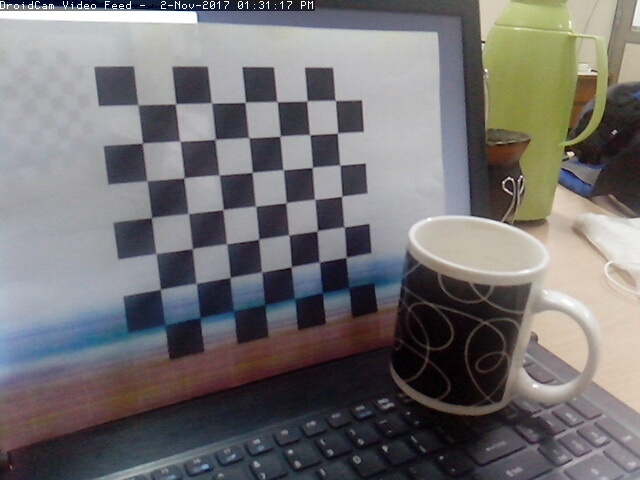
%> input picture C++/Otros/Prueba_Zhang_(Revisar_y_Borrar)/Capturas/cap0_v2.jpeg, 640 x 480 px
$ octave Chessboard_Detection.m   (GNU Octave 9; MATLAB toolbox functions it lacks are replaced by stand-ins)
%> lines starting %> are read from the running program, lines starting %| are printed output that depends on the picture
cam = imread('D:\Facultad\Proyecto\SL_Tests\Calibration\Test_Zhang\Capturas\cap0_v2.jpeg');
%> cam is the input picture: size 480x640x3 uint8; mean R, G, B 115.9, 113.5, 114.3
cam = rgb2gray(cam);
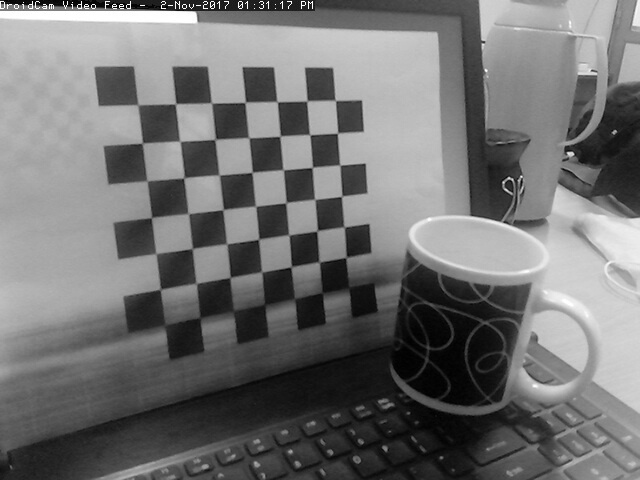
%> cam: size 480x640 uint8; min 0, max 255, mean 114.3
% Compute edge image
BW = edge(cam,'canny');
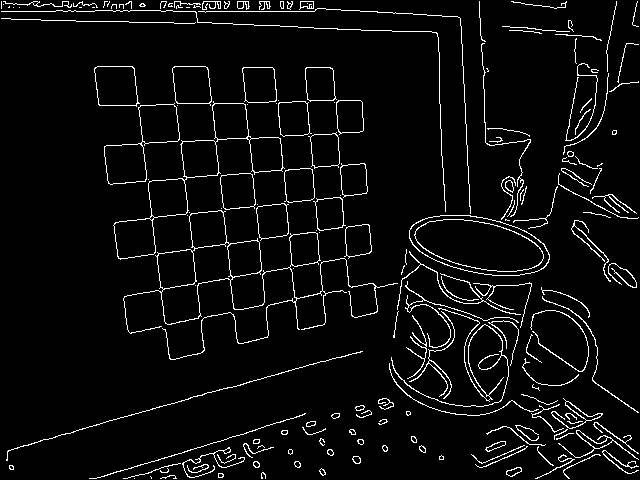
%> BW: size 480x640 logical; 4.9% white in thin lines or dots

% Compute Hough transform
[H theta rho] = hough(BW);
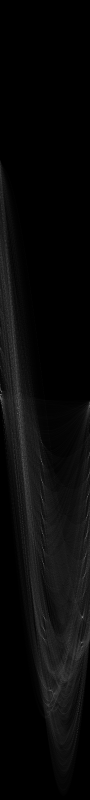
%> H: size 1599x180 double (shown at 1/2 size); min 0, max 255, mean 9.5
%> theta = 180 values from -90 to 89; rho = 1599 values from -799 to 799

% Find local maxima of Hough transform
numpeaks = 19;
thresh = ceil(0.1 * max(H(:)));
%> thresh = 26
P = houghpeaks(H,numpeaks,'threshold',thresh);
%> P = 19 rows, first 12: [789 1; 924 84; 1235 165; 1113 171; 1000 85; 1067 86; 1285 164; 1073 173; 789 4; 808 4; 1258 88; 828 36]

% Extract image lines
lines = houghlines(BW,theta,rho,P,'FillGap',50,'MinLength',60);
%> lines = 26 lines; longest, point1 to point2 (x, y): (106, 67) to (628, 474), (175, 89) to (639, 413), (203, 5) to (250, 457), (461, 19) to (484, 467), (269, 2) to (307, 434), (126, 5) to (175, 404)

%--------------------------------------------------------------------------
% Display results
%--------------------------------------------------------------------------
% Original image
figure; imshow(cam);

% Edge image
figure; imshow(BW);

% Hough transform
figure; image(theta,rho,imadjust(mat2gray(H)),'CDataMapping','scaled');
hold on; colormap(gray(256));
plot(theta(P(:,2)),rho(P(:,1)),'o','color','r');
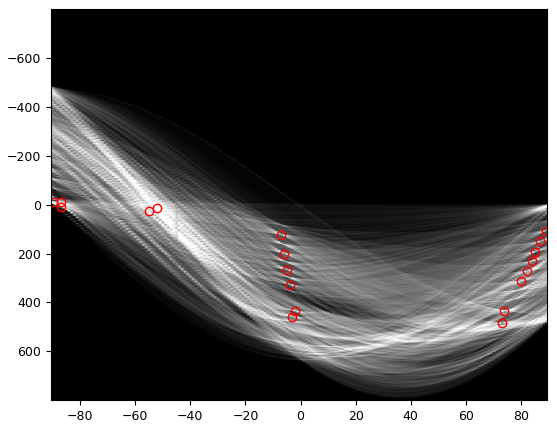
%> figure redrawn from the program's plot data

% Detected lines
figure; imshow(cam); hold on; n = size(cam,2);
%> after `n = size(cam,2)`: n = 640
for k = 1:length(lines)
    % Overlay kth line
    x = [lines(k).point1(1) lines(k).point2(1)];
    y = [lines(k).point1(2) lines(k).point2(2)];
    line = @(z) ((y(2) - y(1)) / (x(2) - x(1))) * (z - x(1)) + y(1);
    plot([1 n],line([1 n]),'Color','r');
end
%> this loop made 26 passes
%> (x, y) on passes 1 to 12: ([2 378], [12 12]), ([126 175], [5 404]), ([560 414], [293 335]), ([321 8], [362 452]), ([628 507], [208 230]), ([420 127], [245 297]), ([203 250], [5 457]), ([269 307], [2 434]), ([589 399], [328 387]), ([305 97], [415 479]), ([591 471], [194 211]), ([366 121], [225 260])
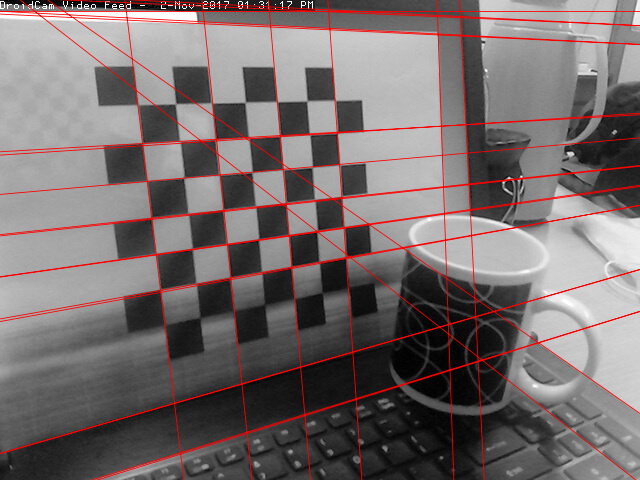
%> figure redrawn from the program's plot data

$ run again, with C++/Otros/Prueba_Zhang_(Revisar_y_Borrar)/Capturas/cap0_v3.jpeg copied over C++/Otros/Prueba_Zhang_(Revisar_y_Borrar)/Capturas/cap0_v2.jpeg
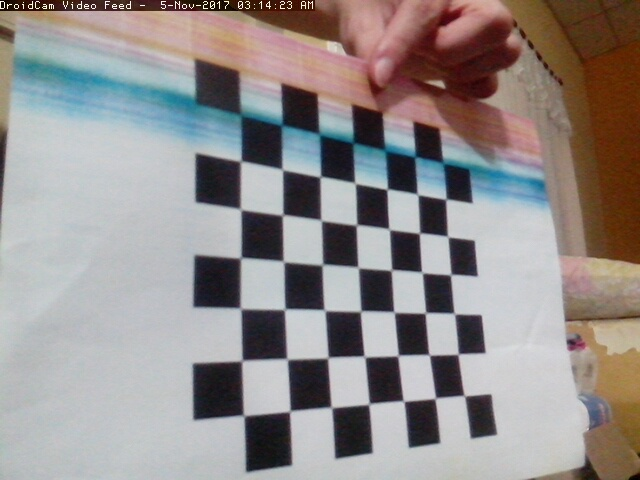
%> input picture C++/Otros/Prueba_Zhang_(Revisar_y_Borrar)/Capturas/cap0_v3.jpeg, 640 x 480 px
%> cam is the input picture: size 480x640x3 uint8; mean R, G, B 146.8, 140.7, 139.3
%> cam: size 480x640 uint8
%> `BW = edge(cam,'canny');`:
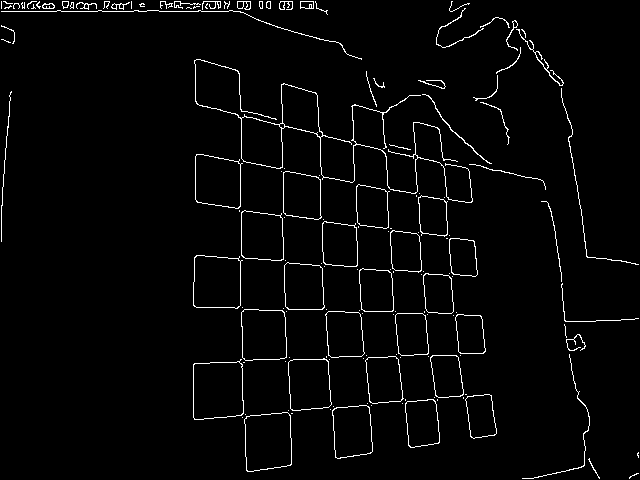
%> BW: size 480x640 logical; 2.7% white in thin lines or dots
%> theta = 180 values from -90 to 89; rho = 1599 values from -799 to 799
%> thresh = 22
%> P = 19 rows, first 12: [789 1; 1079 90; 747 15; 1037 90; 1109 88; 628 9; 1226 86; 798 17; 1235 176; 1203 87; 1170 179; 1172 87]
%> lines = 21 lines; longest, point1 to point2 (x, y): (353, 106) to (365, 455), (412, 96) to (436, 444), (436, 81) to (463, 396), (380, 87) to (402, 401), (315, 93) to (332, 405), (239, 72) to (244, 363)
%> the loop `for k = 1:length(lines)` made 21 passes
%> (x, y) on passes 1 to 8: ([2 241], [12 12]), ([282 286], [85 362]), ([197 470], [104 173]), ([239 244], [72 363]), ([315 332], [93 405]), ([197 474], [202 241]), ([558 636], [253 264]), ([436 463], [81 396])
%> after the loop `for k = 1:length(lines)`:
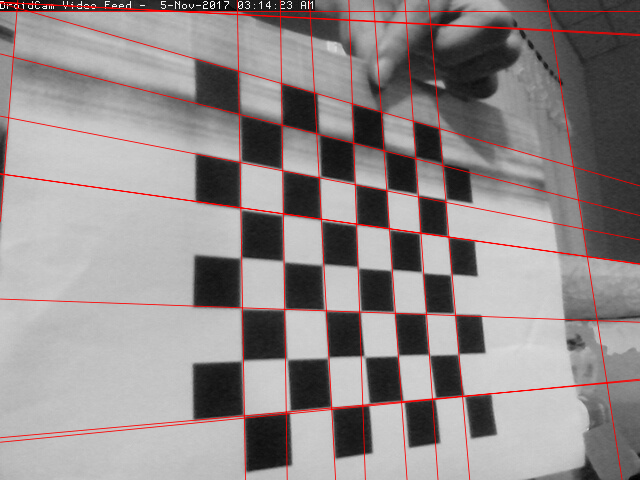
%> figure redrawn from the program's plot data

$ run again, with C++/Otros/Prueba_Zhang_(Revisar_y_Borrar)/Capturas/cap0_v4.jpeg copied over C++/Otros/Prueba_Zhang_(Revisar_y_Borrar)/Capturas/cap0_v2.jpeg
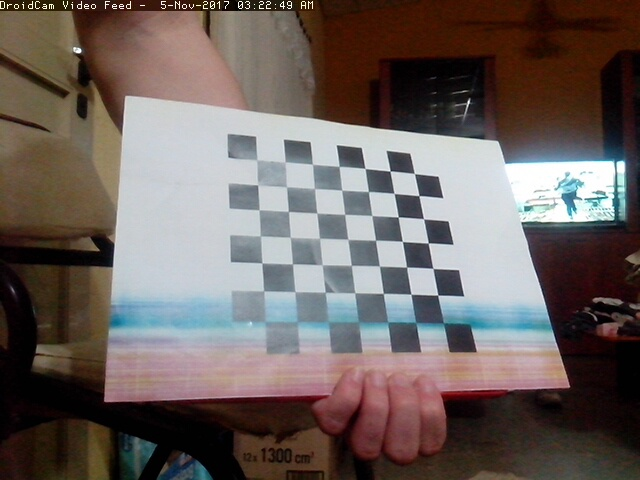
%> input picture C++/Otros/Prueba_Zhang_(Revisar_y_Borrar)/Capturas/cap0_v4.jpeg, 640 x 480 px
%> cam is the input picture: size 480x640x3 uint8; mean R, G, B 108.5, 98.1, 94.6
%> cam: size 480x640 uint8
%> `BW = edge(cam,'canny');`:
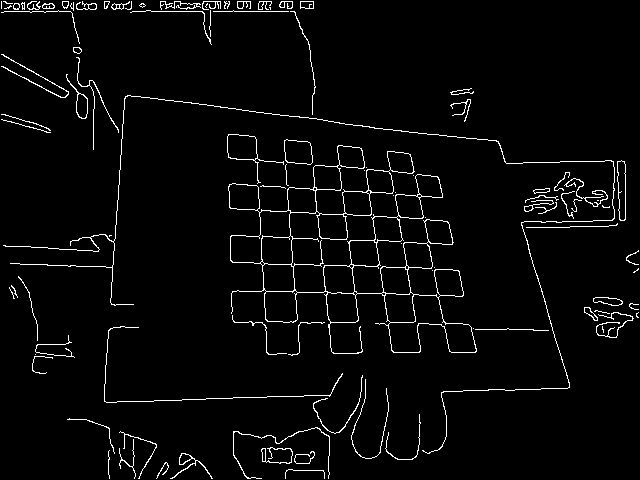
%> BW: size 480x640 logical; 3.3% white in thin lines or dots
%> theta = 180 values from -90 to 89; rho = 1599 values from -799 to 799
%> thresh = 25
%> P = 19 rows, first 12: [931 95; 789 1; 1206 179; 721 8; 1048 88; 604 4; 1093 85; 1116 84; 513 2; 573 3; 628 4; 478 1]
%> lines = 21 lines; longest, point1 to point2 (x, y): (283, 116) to (308, 471), (255, 112) to (274, 463), (103, 426) to (126, 98), (308, 118) to (341, 432), (36, 85) to (328, 121), (407, 132) to (458, 392)
%> the loop `for k = 1:length(lines)` made 21 passes
%> (x, y) on passes 1 to 8: ([103 126], [426 98]), ([5 71], [12 12]), ([133 295], [12 12]), ([252 117], [398 403]), ([36 328], [85 121]), ([255 274], [112 463]), ([231 430], [209 220]), ([308 341], [118 432])
%> after the loop `for k = 1:length(lines)`:
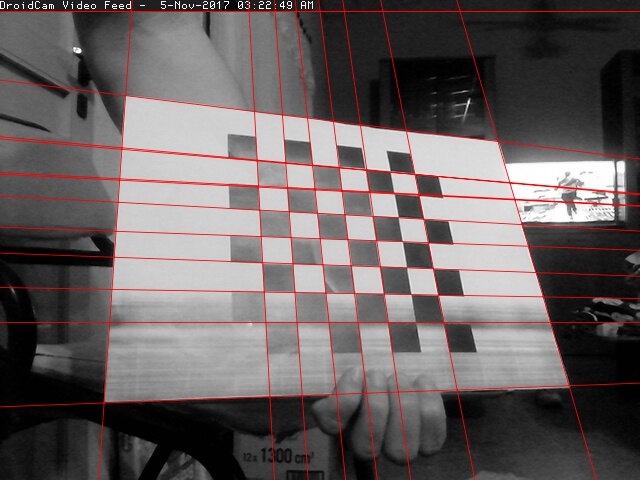
%> figure redrawn from the program's plot data

$ run again, with C++/Otros/Prueba_Zhang_(Revisar_y_Borrar)/Capturas/cap1_v2.jpeg copied over C++/Otros/Prueba_Zhang_(Revisar_y_Borrar)/Capturas/cap0_v2.jpeg
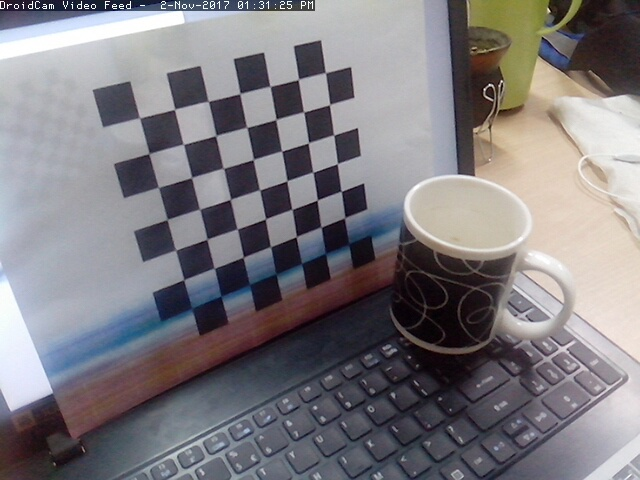
%> input picture C++/Otros/Prueba_Zhang_(Revisar_y_Borrar)/Capturas/cap1_v2.jpeg, 640 x 480 px
%> cam is the input picture: size 480x640x3 uint8; mean R, G, B 126.7, 123.5, 128
%> cam: size 480x640 uint8
%> `BW = edge(cam,'canny');`:
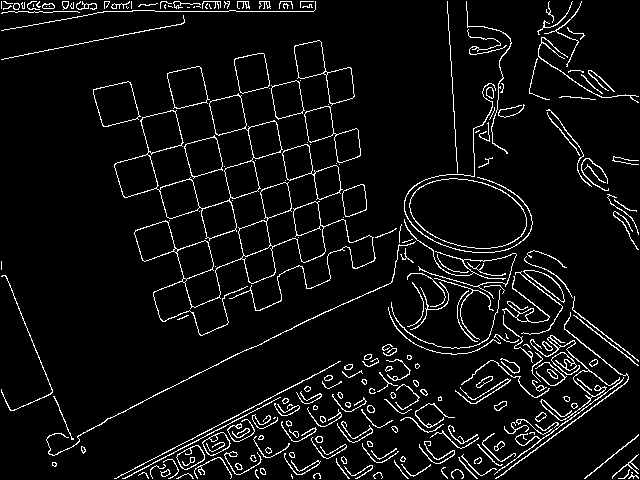
%> BW: size 480x640 logical; 6.1% white in thin lines or dots
%> theta = 180 values from -90 to 89; rho = 1599 values from -799 to 799
%> thresh = 24
%> P = 19 rows, first 12: [789 1; 943 77; 1127 160; 1051 81; 1277 154; 1223 155; 1082 82; 987 166; 980 78; 702 69; 905 39; 905 76]
%> lines = 31 lines; longest, point1 to point2 (x, y): (462, 247) to (50, 448), (563, 265) to (165, 477), (488, 164) to (154, 293), (110, 2) to (199, 333), (225, 12) to (287, 332), (258, 12) to (312, 319)
%> the loop `for k = 1:length(lines)` made 31 passes
%> (x, y) on passes 1 to 8: ([9 314], [12 12]), ([168 237], [78 355]), ([250 266], [409 474]), ([488 154], [164 293]), ([258 312], [12 319]), ([321 338], [372 465]), ([550 401], [257 333]), ([325 122], [371 475])
%> after the loop `for k = 1:length(lines)`:
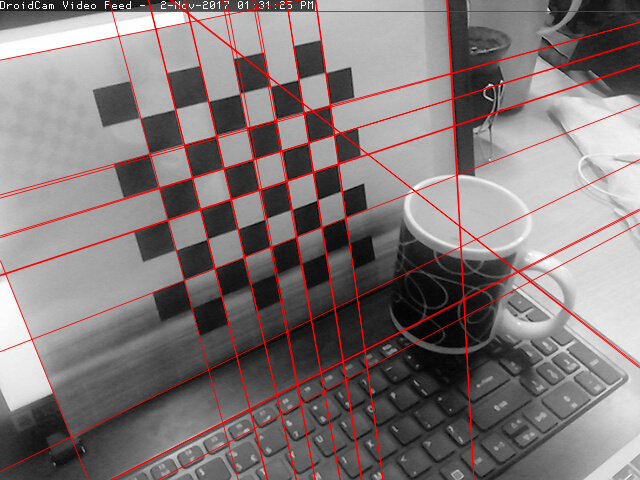
%> figure redrawn from the program's plot data
